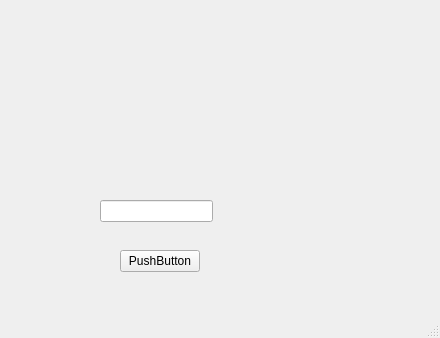
<?xml version="1.0" encoding="UTF-8"?>
<ui version="4.0">
 <class>MainWindow</class>
 <widget class="QMainWindow" name="MainWindow">
  <property name="geometry">
   <rect>
    <x>0</x>
    <y>0</y>
    <width>440</width>
    <height>338</height>
   </rect>
  </property>
  <property name="windowTitle">
   <string>MainWindow</string>
  </property>
  <widget class="QWidget" name="centralwidget">
   <widget class="QPushButton" name="pushButton">
    <property name="geometry">
     <rect>
      <x>120</x>
      <y>250</y>
      <width>80</width>
      <height>22</height>
     </rect>
    </property>
    <property name="text">
     <string>PushButton</string>
    </property>
   </widget>
   <widget class="QLineEdit" name="lineEdit">
    <property name="geometry">
     <rect>
      <x>100</x>
      <y>200</y>
      <width>113</width>
      <height>22</height>
     </rect>
    </property>
   </widget>
  </widget>
  <widget class="QMenuBar" name="menubar">
   <property name="geometry">
    <rect>
     <x>0</x>
     <y>0</y>
     <width>440</width>
     <height>19</height>
    </rect>
   </property>
  </widget>
  <widget class="QStatusBar" name="statusbar"/>
 </widget>
 <resources/>
 <connections/>
</ui>
